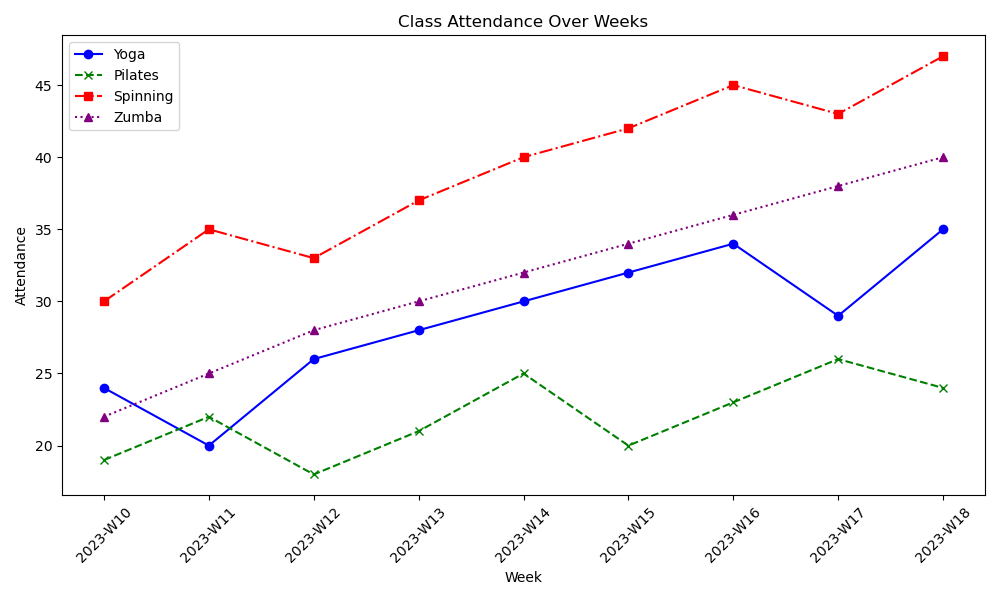

Python code for this plot:

import matplotlib.pyplot as plt

# Data from the chart table
data = [
    {'Week': '2023-W10', 'Yoga': 24, 'Pilates': 19, 'Spinning': 30, 'Zumba': 22},
    {'Week': '2023-W11', 'Yoga': 20, 'Pilates': 22, 'Spinning': 35, 'Zumba': 25},
    {'Week': '2023-W12', 'Yoga': 26, 'Pilates': 18, 'Spinning': 33, 'Zumba': 28},
    {'Week': '2023-W13', 'Yoga': 28, 'Pilates': 21, 'Spinning': 37, 'Zumba': 30},
    {'Week': '2023-W14', 'Yoga': 30, 'Pilates': 25, 'Spinning': 40, 'Zumba': 32},
    {'Week': '2023-W15', 'Yoga': 32, 'Pilates': 20, 'Spinning': 42, 'Zumba': 34},
    {'Week': '2023-W16', 'Yoga': 34, 'Pilates': 23, 'Spinning': 45, 'Zumba': 36},
    {'Week': '2023-W17', 'Yoga': 29, 'Pilates': 26, 'Spinning': 43, 'Zumba': 38},
    {'Week': '2023-W18', 'Yoga': 35, 'Pilates': 24, 'Spinning': 47, 'Zumba': 40}
]

# Extracting the weeks and the attendance for each class
weeks = [entry['Week'] for entry in data]
yoga_attendances = [entry['Yoga'] for entry in data]
pilates_attendances = [entry['Pilates'] for entry in data]
spinning_attendances = [entry['Spinning'] for entry in data]
zumba_attendances = [entry['Zumba'] for entry in data]

# Plotting the line chart
plt.figure(figsize=(10, 6))

plt.plot(weeks, yoga_attendances, marker='o', linestyle='-', color='blue', label='Yoga')
plt.plot(weeks, pilates_attendances, marker='x', linestyle='--', color='green', label='Pilates')
plt.plot(weeks, spinning_attendances, marker='s', linestyle='-.', color='red', label='Spinning')
plt.plot(weeks, zumba_attendances, marker='^', linestyle=':', color='purple', label='Zumba')

# Adding chart details
plt.title('Class Attendance Over Weeks')
plt.xlabel('Week')
plt.ylabel('Attendance')
plt.xticks(rotation=45)    # Rotate the x-axis labels to prevent overlap
plt.legend()              # Shows the legend
plt.tight_layout()        # Adjusts plot to ensure everything fits without overlap

# Save the figure (Optional)
# plt.savefig('class_attendance_over_weeks.png')

plt.show()  # Display the plot
